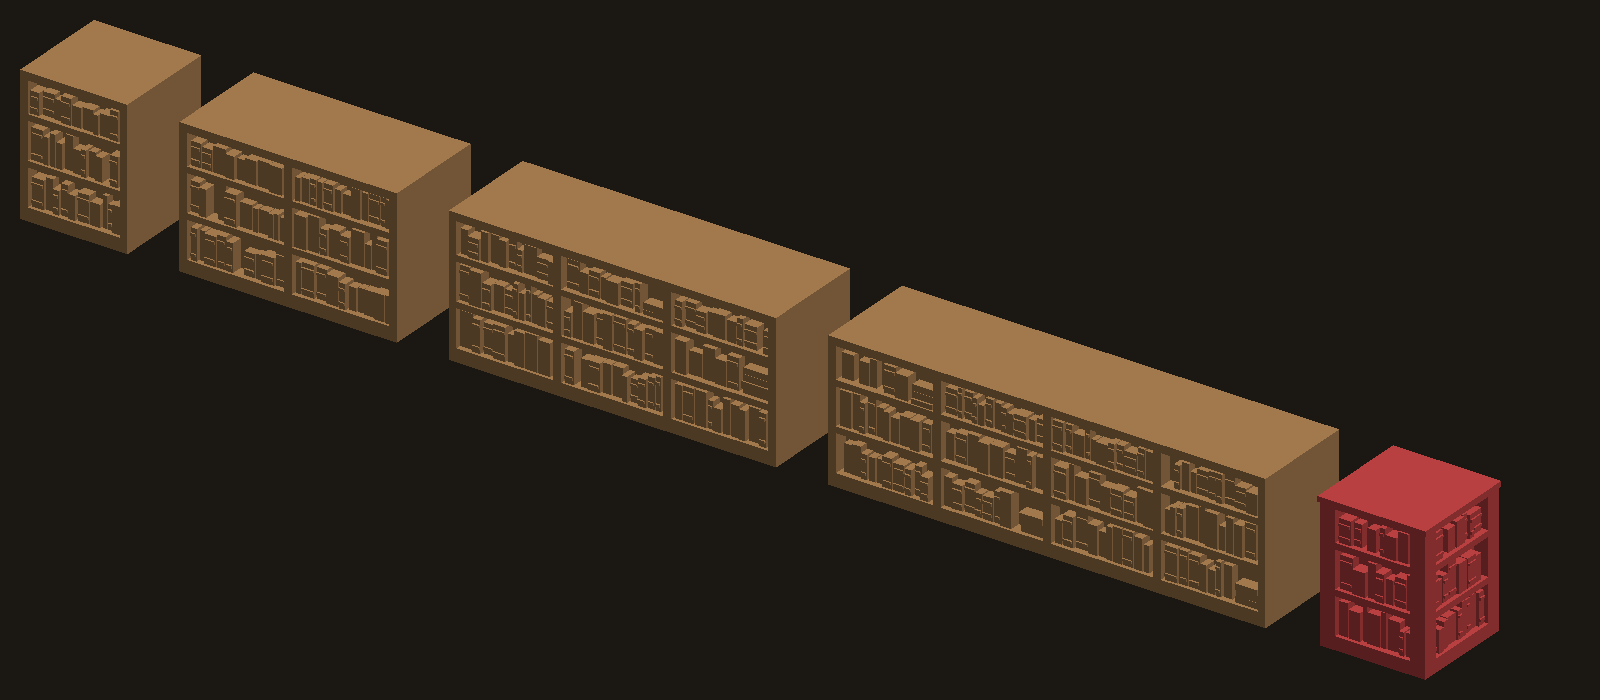

This figure's Python source:
"""Tiny software renderer for STL previews (no display needed).
    python3 preview.py out.png file.stl [file.stl ...]     # lays the parts out in a row, 3/4 view
"""
import sys
import numpy as np
import trimesh
from PIL import Image


def render(meshes, size=(1600, 700), azim=-35, elev=28, colour=(176, 132, 84)):
    a, e = np.radians(azim), np.radians(elev)
    Rz = np.array([[np.cos(a), -np.sin(a), 0], [np.sin(a), np.cos(a), 0], [0, 0, 1]])
    Rx = np.array([[1, 0, 0], [0, np.cos(e), -np.sin(e)], [0, np.sin(e), np.cos(e)]])
    R = Rx @ Rz
    tris, cols = [], []
    for m, c in meshes:
        v = m.vertices @ R.T
        tris.append(v[m.faces]); cols.append(np.repeat([c], len(m.faces), axis=0))
    T = np.concatenate(tris); Cc = np.concatenate(cols).astype(float)
    # screen: x right, y up (camera looks along -y after rotation: use x and z), depth = y
    P = T[:, :, [0, 2]]; Z = T[:, :, 1]
    lo, hi = P.reshape(-1, 2).min(0), P.reshape(-1, 2).max(0)
    s = min((size[0] - 40) / (hi[0] - lo[0]), (size[1] - 40) / (hi[1] - lo[1]))
    P = (P - lo) * s + 20
    P[:, :, 1] = size[1] - P[:, :, 1]
    n = np.cross(T[:, 1] - T[:, 0], T[:, 2] - T[:, 0]); n /= (np.linalg.norm(n, axis=1, keepdims=True) + 1e-12)
    light = np.array([0.45, -0.55, 0.7]); light /= np.linalg.norm(light)
    shade = 0.35 + 0.65 * np.clip(np.abs(n @ light), 0, 1)
    img = np.full((size[1], size[0], 3), (27, 23, 18), float)
    zb = np.full((size[1], size[0]), np.inf)
    for t in range(len(P)):
        p, z = P[t], Z[t]
        x0, y0 = np.floor(p.min(0)).astype(int); x1, y1 = np.ceil(p.max(0)).astype(int)
        x0, y0 = max(x0, 0), max(y0, 0); x1, y1 = min(x1, size[0] - 1), min(y1, size[1] - 1)
        if x1 < x0 or y1 < y0:
            continue
        xs, ys = np.meshgrid(np.arange(x0, x1 + 1) + .5, np.arange(y0, y1 + 1) + .5)
        (ax, ay), (bx, by), (cx, cy) = p
        d = (by - cy) * (ax - cx) + (cx - bx) * (ay - cy)
        if abs(d) < 1e-9:
            continue
        w0 = ((by - cy) * (xs - cx) + (cx - bx) * (ys - cy)) / d
        w1 = ((cy - ay) * (xs - cx) + (ax - cx) * (ys - cy)) / d
        w2 = 1 - w0 - w1
        m = (w0 >= -1e-6) & (w1 >= -1e-6) & (w2 >= -1e-6)
        if not m.any():
            continue
        depth = w0 * z[0] + w1 * z[1] + w2 * z[2]
        sub = zb[y0:y1 + 1, x0:x1 + 1]
        upd = m & (depth < sub)
        sub[upd] = depth[upd]
        img[y0:y1 + 1, x0:x1 + 1][upd] = Cc[t] * shade[t]
    return Image.fromarray(np.clip(img, 0, 255).astype(np.uint8))


if __name__ == '__main__':
    out, files = sys.argv[1], sys.argv[2:]
    meshes, x = [], 0.0
    palette = {'doom': (200, 70, 70)}
    for f in files:
        m = trimesh.load(f)
        m.apply_translation([x - m.bounds[0][0], -m.bounds[0][1], 0])
        x = m.bounds[1][0] + 12
        meshes.append((m, palette['doom'] if 'doom' in f else (176, 132, 84)))
    render(meshes).save(out)
    print('wrote', out)
